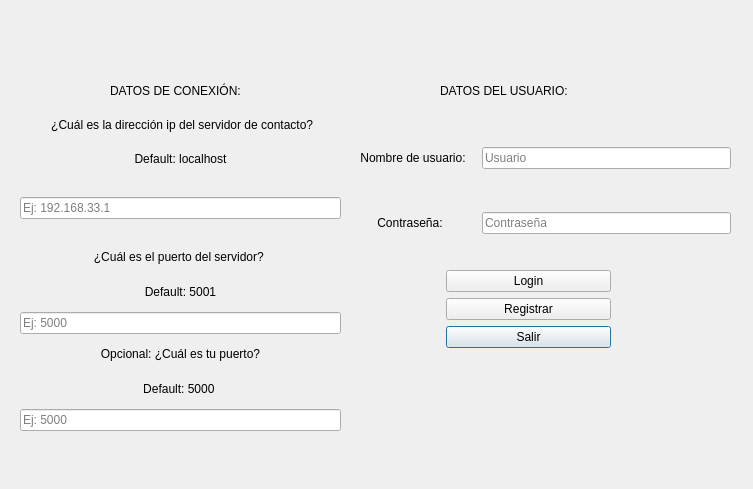
<?xml version="1.0" encoding="UTF-8"?>
<ui version="4.0">
 <class>Chat</class>
 <widget class="QDialog" name="Chat">
  <property name="geometry">
   <rect>
    <x>0</x>
    <y>0</y>
    <width>753</width>
    <height>489</height>
   </rect>
  </property>
  <property name="windowTitle">
   <string>Chat</string>
  </property>
  <widget class="QStackedWidget" name="stackedWidget">
   <property name="geometry">
    <rect>
     <x>10</x>
     <y>10</y>
     <width>741</width>
     <height>481</height>
    </rect>
   </property>
   <property name="currentIndex">
    <number>0</number>
   </property>
   <widget class="QWidget" name="page_2">
    <widget class="QWidget" name="formLayoutWidget">
     <property name="geometry">
      <rect>
       <x>430</x>
       <y>260</y>
       <width>171</width>
       <height>171</height>
      </rect>
     </property>
     <layout class="QFormLayout" name="formLayout_2">
      <property name="labelAlignment">
       <set>Qt::AlignCenter</set>
      </property>
      <item row="9" column="1">
       <widget class="QPushButton" name="salir">
        <property name="text">
         <string>    Salir    </string>
        </property>
       </widget>
      </item>
      <item row="8" column="1">
       <widget class="QPushButton" name="newuser">
        <property name="text">
         <string>Registrar</string>
        </property>
       </widget>
      </item>
      <item row="7" column="1">
       <widget class="QPushButton" name="login">
        <property name="text">
         <string>   Login   </string>
        </property>
       </widget>
      </item>
     </layout>
    </widget>
    <widget class="QWidget" name="gridLayoutWidget">
     <property name="geometry">
      <rect>
       <x>340</x>
       <y>100</y>
       <width>381</width>
       <height>161</height>
      </rect>
     </property>
     <layout class="QGridLayout" name="gridLayout">
      <item row="0" column="2">
       <widget class="QLineEdit" name="user">
        <property name="placeholderText">
         <string>Usuario</string>
        </property>
       </widget>
      </item>
      <item row="1" column="2">
       <widget class="QLineEdit" name="password">
        <property name="inputMask">
         <string/>
        </property>
        <property name="alignment">
         <set>Qt::AlignLeading|Qt::AlignLeft|Qt::AlignVCenter</set>
        </property>
        <property name="placeholderText">
         <string>Contraseña</string>
        </property>
       </widget>
      </item>
      <item row="1" column="0">
       <widget class="QLabel" name="label_5">
        <property name="minimumSize">
         <size>
          <width>120</width>
          <height>16</height>
         </size>
        </property>
        <property name="text">
         <string>Contraseña:</string>
        </property>
        <property name="scaledContents">
         <bool>false</bool>
        </property>
        <property name="alignment">
         <set>Qt::AlignCenter</set>
        </property>
       </widget>
      </item>
      <item row="0" column="0" colspan="2">
       <widget class="QLabel" name="label_2">
        <property name="minimumSize">
         <size>
          <width>120</width>
          <height>16</height>
         </size>
        </property>
        <property name="text">
         <string>Nombre de usuario:</string>
        </property>
        <property name="scaledContents">
         <bool>false</bool>
        </property>
        <property name="alignment">
         <set>Qt::AlignCenter</set>
        </property>
       </widget>
      </item>
     </layout>
    </widget>
    <widget class="QWidget" name="gridLayoutWidget_3">
     <property name="geometry">
      <rect>
       <x>10</x>
       <y>100</y>
       <width>321</width>
       <height>321</height>
      </rect>
     </property>
     <layout class="QGridLayout" name="gridLayout_3">
      <item row="4" column="0" rowspan="2">
       <widget class="QLineEdit" name="ip_server">
        <property name="placeholderText">
         <string>Ej: 192.168.33.1</string>
        </property>
       </widget>
      </item>
      <item row="8" column="0">
       <widget class="QLineEdit" name="port_server">
        <property name="placeholderText">
         <string>Ej: 5000</string>
        </property>
       </widget>
      </item>
      <item row="10" column="0">
       <widget class="QLabel" name="label_11">
        <property name="minimumSize">
         <size>
          <width>120</width>
          <height>16</height>
         </size>
        </property>
        <property name="text">
         <string>Default: 5000 </string>
        </property>
        <property name="scaledContents">
         <bool>false</bool>
        </property>
        <property name="alignment">
         <set>Qt::AlignCenter</set>
        </property>
       </widget>
      </item>
      <item row="2" column="0">
       <widget class="QLabel" name="label_4">
        <property name="minimumSize">
         <size>
          <width>120</width>
          <height>16</height>
         </size>
        </property>
        <property name="text">
         <string> ¿Cuál es la dirección ip del servidor de contacto?</string>
        </property>
        <property name="scaledContents">
         <bool>false</bool>
        </property>
        <property name="alignment">
         <set>Qt::AlignCenter</set>
        </property>
       </widget>
      </item>
      <item row="9" column="0">
       <widget class="QLabel" name="label_9">
        <property name="text">
         <string>Opcional: ¿Cuál es tu puerto?</string>
        </property>
        <property name="alignment">
         <set>Qt::AlignCenter</set>
        </property>
       </widget>
      </item>
      <item row="11" column="0">
       <widget class="QLineEdit" name="my_port">
        <property name="placeholderText">
         <string>Ej: 5000</string>
        </property>
       </widget>
      </item>
      <item row="6" column="0">
       <widget class="QLabel" name="label_8">
        <property name="text">
         <string>¿Cuál es el puerto del servidor? </string>
        </property>
        <property name="alignment">
         <set>Qt::AlignCenter</set>
        </property>
       </widget>
      </item>
      <item row="3" column="0">
       <widget class="QLabel" name="label_3">
        <property name="minimumSize">
         <size>
          <width>120</width>
          <height>16</height>
         </size>
        </property>
        <property name="text">
         <string>Default: localhost</string>
        </property>
        <property name="scaledContents">
         <bool>false</bool>
        </property>
        <property name="alignment">
         <set>Qt::AlignCenter</set>
        </property>
       </widget>
      </item>
      <item row="7" column="0">
       <widget class="QLabel" name="label_10">
        <property name="minimumSize">
         <size>
          <width>120</width>
          <height>16</height>
         </size>
        </property>
        <property name="text">
         <string>Default: 5001</string>
        </property>
        <property name="scaledContents">
         <bool>false</bool>
        </property>
        <property name="alignment">
         <set>Qt::AlignCenter</set>
        </property>
       </widget>
      </item>
     </layout>
    </widget>
    <widget class="QLabel" name="label_6">
     <property name="geometry">
      <rect>
       <x>100</x>
       <y>70</y>
       <width>161</width>
       <height>21</height>
      </rect>
     </property>
     <property name="minimumSize">
      <size>
       <width>120</width>
       <height>16</height>
      </size>
     </property>
     <property name="text">
      <string>DATOS DE CONEXIÓN:</string>
     </property>
     <property name="scaledContents">
      <bool>false</bool>
     </property>
    </widget>
    <widget class="QLabel" name="user_3">
     <property name="geometry">
      <rect>
       <x>430</x>
       <y>70</y>
       <width>188</width>
       <height>21</height>
      </rect>
     </property>
     <property name="minimumSize">
      <size>
       <width>120</width>
       <height>16</height>
      </size>
     </property>
     <property name="text">
      <string>DATOS DEL USUARIO:</string>
     </property>
     <property name="scaledContents">
      <bool>false</bool>
     </property>
    </widget>
   </widget>
   <widget class="QWidget" name="page_4">
    <widget class="QWidget" name="verticalLayoutWidget_3">
     <property name="geometry">
      <rect>
       <x>-1</x>
       <y>0</y>
       <width>741</width>
       <height>481</height>
      </rect>
     </property>
     <layout class="QVBoxLayout" name="verticalLayout_3">
      <item>
       <widget class="QLabel" name="label_18">
        <property name="minimumSize">
         <size>
          <width>120</width>
          <height>16</height>
         </size>
        </property>
        <property name="text">
         <string> </string>
        </property>
        <property name="scaledContents">
         <bool>false</bool>
        </property>
        <property name="alignment">
         <set>Qt::AlignCenter</set>
        </property>
       </widget>
      </item>
      <item>
       <widget class="QLabel" name="label_7">
        <property name="minimumSize">
         <size>
          <width>120</width>
          <height>16</height>
         </size>
        </property>
        <property name="text">
         <string>Da doble click sobre algún usuario que se encuentre &quot;Disponible&quot; para iniciar una conversación</string>
        </property>
        <property name="scaledContents">
         <bool>false</bool>
        </property>
        <property name="alignment">
         <set>Qt::AlignCenter</set>
        </property>
       </widget>
      </item>
      <item>
       <spacer name="horizontalSpacer_3">
        <property name="orientation">
         <enum>Qt::Horizontal</enum>
        </property>
        <property name="sizeHint" stdset="0">
         <size>
          <width>40</width>
          <height>20</height>
         </size>
        </property>
       </spacer>
      </item>
      <item>
       <widget class="QListWidget" name="lista_usuarios"/>
      </item>
      <item>
       <spacer name="horizontalSpacer">
        <property name="orientation">
         <enum>Qt::Horizontal</enum>
        </property>
        <property name="sizeHint" stdset="0">
         <size>
          <width>40</width>
          <height>20</height>
         </size>
        </property>
       </spacer>
      </item>
      <item>
       <widget class="QPushButton" name="salir_2">
        <property name="text">
         <string>Salir</string>
        </property>
       </widget>
      </item>
      <item>
       <widget class="QLabel" name="label_13">
        <property name="minimumSize">
         <size>
          <width>120</width>
          <height>16</height>
         </size>
        </property>
        <property name="text">
         <string> </string>
        </property>
        <property name="scaledContents">
         <bool>false</bool>
        </property>
        <property name="alignment">
         <set>Qt::AlignCenter</set>
        </property>
       </widget>
      </item>
     </layout>
    </widget>
   </widget>
   <widget class="QWidget" name="page">
    <widget class="QWidget" name="verticalLayoutWidget">
     <property name="geometry">
      <rect>
       <x>0</x>
       <y>0</y>
       <width>741</width>
       <height>481</height>
      </rect>
     </property>
     <layout class="QVBoxLayout" name="verticalLayout_2">
      <item>
       <widget class="QLabel" name="label_19">
        <property name="minimumSize">
         <size>
          <width>120</width>
          <height>16</height>
         </size>
        </property>
        <property name="text">
         <string>  </string>
        </property>
        <property name="scaledContents">
         <bool>false</bool>
        </property>
        <property name="alignment">
         <set>Qt::AlignCenter</set>
        </property>
       </widget>
      </item>
      <item>
       <widget class="QPlainTextEdit" name="ventana_chat">
        <property name="readOnly">
         <bool>true</bool>
        </property>
       </widget>
      </item>
      <item>
       <layout class="QHBoxLayout" name="horizontalLayout">
        <item>
         <widget class="QLabel" name="label">
          <property name="text">
           <string>Ingresar
 texto:</string>
          </property>
          <property name="textFormat">
           <enum>Qt::PlainText</enum>
          </property>
          <property name="scaledContents">
           <bool>false</bool>
          </property>
         </widget>
        </item>
        <item>
         <widget class="QLineEdit" name="entrada_texto">
          <property name="placeholderText">
           <string>[Escribe aquí el texto]</string>
          </property>
         </widget>
        </item>
       </layout>
      </item>
      <item>
       <layout class="QHBoxLayout" name="horizontalLayout_2">
        <item>
         <widget class="QPushButton" name="llamar_contacto">
          <property name="text">
           <string>Llamar a contacto</string>
          </property>
         </widget>
        </item>
        <item>
         <widget class="QPushButton" name="terminar_conversacion">
          <property name="text">
           <string>Terminar conversación</string>
          </property>
         </widget>
        </item>
       </layout>
      </item>
      <item>
       <widget class="QLabel" name="label_20">
        <property name="minimumSize">
         <size>
          <width>120</width>
          <height>16</height>
         </size>
        </property>
        <property name="text">
         <string>  </string>
        </property>
        <property name="scaledContents">
         <bool>false</bool>
        </property>
        <property name="alignment">
         <set>Qt::AlignCenter</set>
        </property>
       </widget>
      </item>
     </layout>
    </widget>
   </widget>
   <widget class="QWidget" name="page_3">
    <widget class="QWidget" name="verticalLayoutWidget_2">
     <property name="geometry">
      <rect>
       <x>80</x>
       <y>40</y>
       <width>551</width>
       <height>371</height>
      </rect>
     </property>
     <layout class="QVBoxLayout" name="verticalLayout">
      <item>
       <widget class="QLabel" name="label_12">
        <property name="text">
         <string>VIDEOLLAMADA EN CURSO</string>
        </property>
        <property name="textFormat">
         <enum>Qt::PlainText</enum>
        </property>
        <property name="scaledContents">
         <bool>false</bool>
        </property>
        <property name="alignment">
         <set>Qt::AlignCenter</set>
        </property>
       </widget>
      </item>
      <item>
       <layout class="QHBoxLayout" name="horizontalLayout_5">
        <item>
         <widget class="QPushButton" name="regresar_chat">
          <property name="text">
           <string>Regresar al chat</string>
          </property>
         </widget>
        </item>
       </layout>
      </item>
     </layout>
    </widget>
   </widget>
   <widget class="QWidget" name="page_5">
    <widget class="QWidget" name="gridLayoutWidget_4">
     <property name="geometry">
      <rect>
       <x>190</x>
       <y>20</y>
       <width>371</width>
       <height>401</height>
      </rect>
     </property>
     <layout class="QGridLayout" name="gridLayout_4">
      <item row="12" column="0">
       <widget class="QPushButton" name="newuser_3">
        <property name="text">
         <string>Cancelar y regresar</string>
        </property>
       </widget>
      </item>
      <item row="6" column="0">
       <widget class="QLineEdit" name="new_password">
        <property name="placeholderText">
         <string>Password</string>
        </property>
       </widget>
      </item>
      <item row="7" column="0">
       <widget class="QLabel" name="label_14">
        <property name="text">
         <string>Repetir contraseña:</string>
        </property>
        <property name="alignment">
         <set>Qt::AlignCenter</set>
        </property>
       </widget>
      </item>
      <item row="5" column="0">
       <widget class="QLabel" name="label_15">
        <property name="text">
         <string>Contraseña:</string>
        </property>
        <property name="alignment">
         <set>Qt::AlignCenter</set>
        </property>
       </widget>
      </item>
      <item row="2" column="0">
       <widget class="QLabel" name="label_17">
        <property name="minimumSize">
         <size>
          <width>120</width>
          <height>16</height>
         </size>
        </property>
        <property name="text">
         <string>Nombre de usuario:</string>
        </property>
        <property name="scaledContents">
         <bool>false</bool>
        </property>
        <property name="alignment">
         <set>Qt::AlignCenter</set>
        </property>
       </widget>
      </item>
      <item row="11" column="0">
       <spacer name="horizontalSpacer_8">
        <property name="orientation">
         <enum>Qt::Horizontal</enum>
        </property>
        <property name="sizeHint" stdset="0">
         <size>
          <width>40</width>
          <height>20</height>
         </size>
        </property>
       </spacer>
      </item>
      <item row="3" column="0" rowspan="2">
       <widget class="QLineEdit" name="new_username">
        <property name="placeholderText">
         <string>Ej: yo123</string>
        </property>
       </widget>
      </item>
      <item row="8" column="0">
       <widget class="QLineEdit" name="my_port_2">
        <property name="placeholderText">
         <string>Password</string>
        </property>
       </widget>
      </item>
      <item row="10" column="0">
       <widget class="QPushButton" name="newuser_2">
        <property name="text">
         <string>Registrar</string>
        </property>
       </widget>
      </item>
      <item row="9" column="0">
       <spacer name="horizontalSpacer_9">
        <property name="orientation">
         <enum>Qt::Horizontal</enum>
        </property>
        <property name="sizeHint" stdset="0">
         <size>
          <width>40</width>
          <height>20</height>
         </size>
        </property>
       </spacer>
      </item>
     </layout>
    </widget>
   </widget>
  </widget>
 </widget>
 <resources/>
 <connections/>
</ui>
